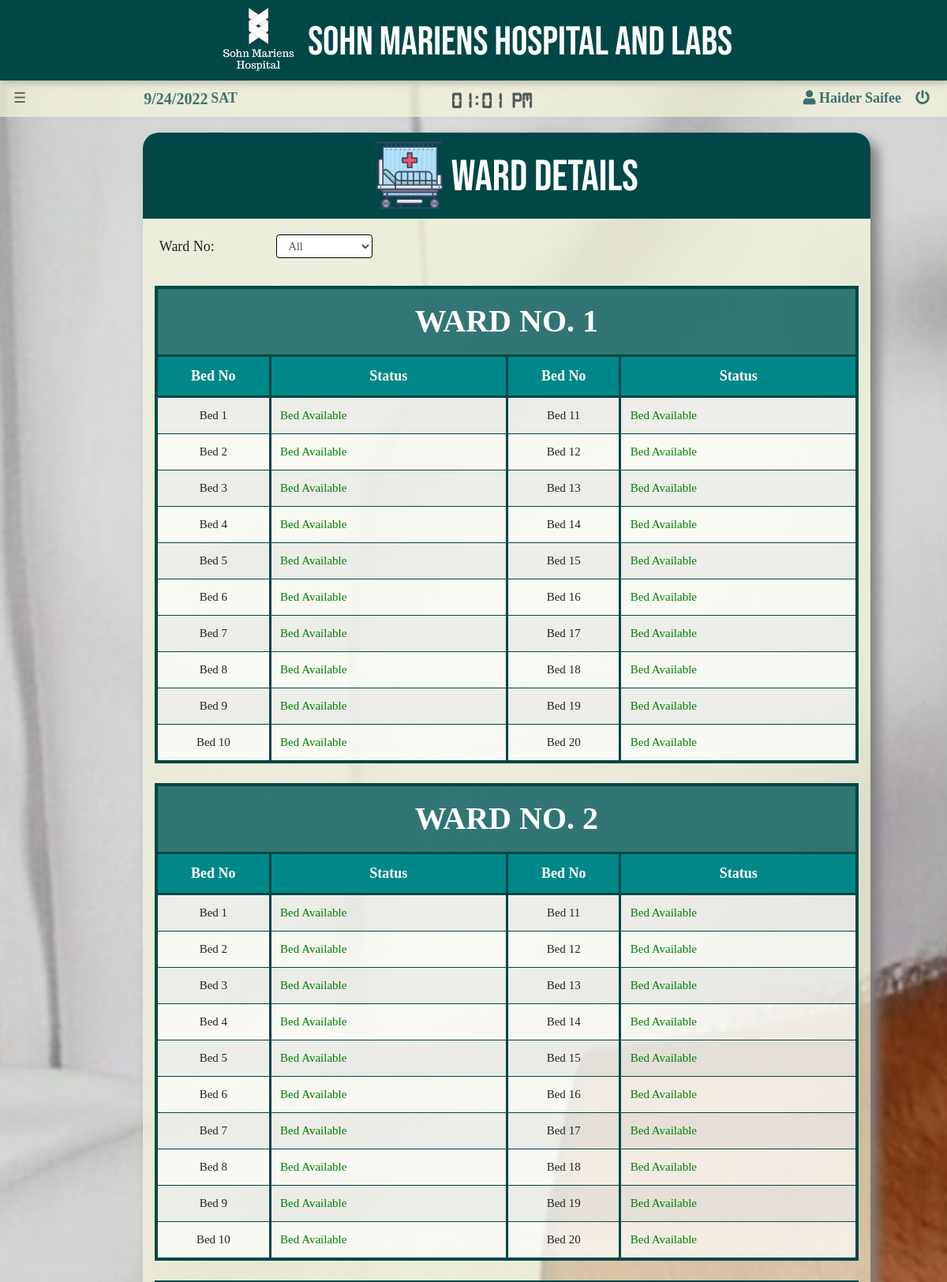
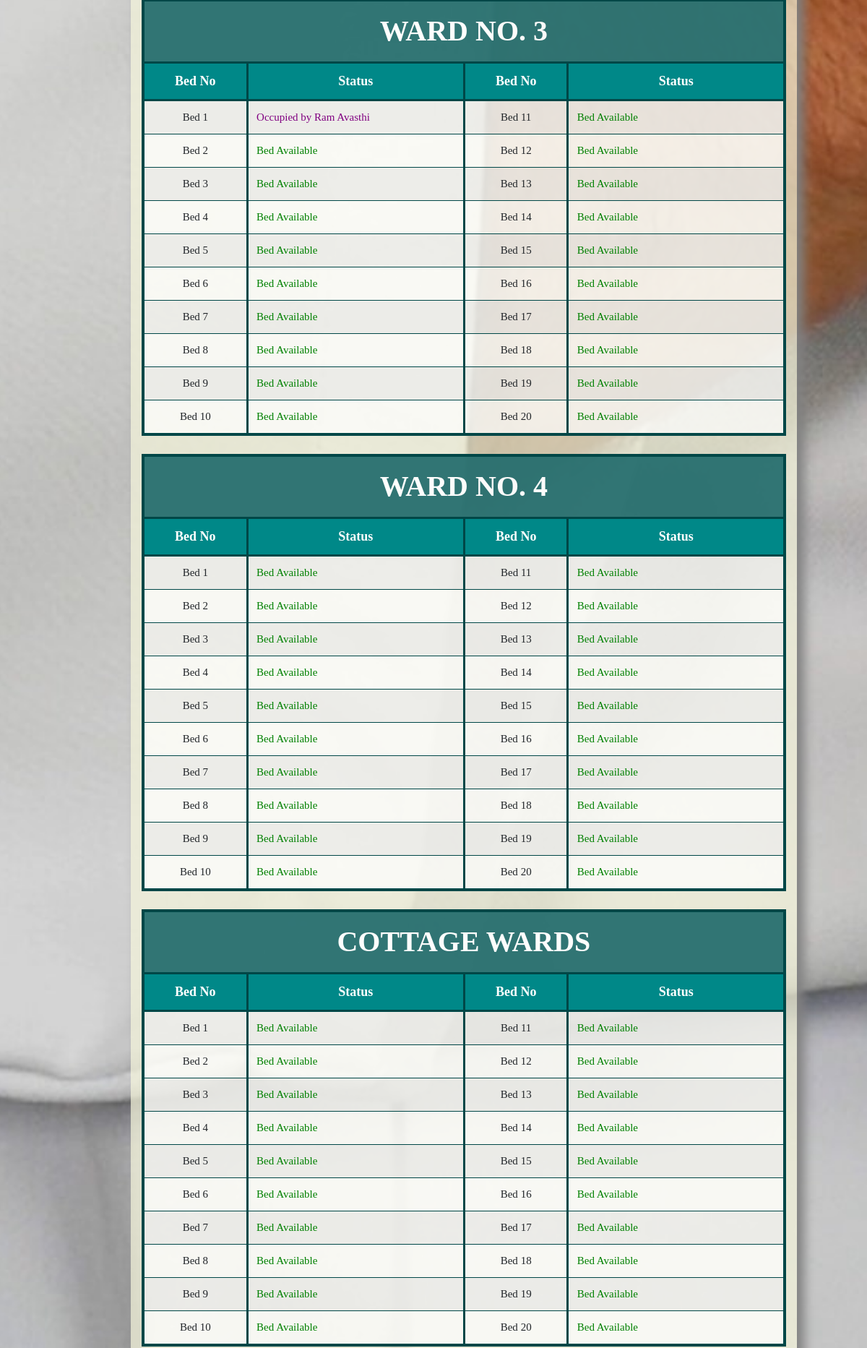
Screenshot of /Management/ward_details.php (signed in, upper part) with the database file from the repository (2 pictures, top to bottom).
### tables this page shows
CREATE TABLE `employee` (
  `ID` int(10) UNSIGNED NOT NULL,
  `name` varchar(111) NOT NULL,
  `fname` varchar(111) NOT NULL,
  `mname` varchar(111) NOT NULL,
  `gender` varchar(111) NOT NULL,
  `dob` date NOT NULL,
  `aadhar` varchar(250) NOT NULL,
  `photo` varchar(111) NOT NULL,
  `mob` varchar(111) NOT NULL,
  `mobb` varchar(111) NOT NULL,
  `email` varchar(111) NOT NULL,
  `r_address` varchar(200) NOT NULL,
  `p_address` varchar(200) NOT NULL,
  `board` varchar(7) NOT NULL,
  `school` varchar(50) NOT NULL,
  `xiipercent` float NOT NULL,
  `marksheet` varchar(111) NOT NULL,
  `diploma` varchar(50) NOT NULL,
  `dip_file` varchar(111) NOT NULL,
  `bac_deg_file` varchar(111) NOT NULL,
  `bac_clg` varchar(111) NOT NULL,
  `bac_deg_name` varchar(111) NOT NULL,
  `mas_deg_file` varchar(111) NOT NULL,
  `mas_clg` varchar(111) NOT NULL,
  `mas_deg_name` varchar(111) NOT NULL,
  `doc_file` varchar(111) NOT NULL,
  `doc_clg` varchar(111) NOT NULL,
  `spl` varchar(111) NOT NULL,
  `exp` varchar(20) NOT NULL,
  `lastjob` varchar(40) NOT NULL,
  `oname` varchar(111) NOT NULL,
  `pan` varchar(10) NOT NULL,
  `bname` varchar(300) NOT NULL,
  `acno` int(20) NOT NULL,
  `ifsc` varchar(60) NOT NULL,
  `dept_id` int(11) NOT NULL,
  `position` varchar(100) NOT NULL,
  `j_date` date NOT NULL,
  `salary` float NOT NULL,
  `hasaccount` tinyint(1) NOT NULL
);

CREATE TABLE `admit` (
  `pid` int(11) NOT NULL,
  `patid` int(11) NOT NULL,
  `pname` varchar(110) NOT NULL,
  `age` int(11) NOT NULL,
  `gender` varchar(100) NOT NULL,
  `ad_date` date NOT NULL,
  `ad_time` time NOT NULL,
  `department` int(11) NOT NULL,
  `doc_name` varchar(200) NOT NULL,
  `cname` varchar(200) NOT NULL,
  `rel` varchar(200) NOT NULL,
  `phno` varchar(15) NOT NULL,
  `mail` varchar(100) NOT NULL,
  `ward` varchar(100) NOT NULL,
  `bno` int(20) NOT NULL,
  `isadmit` tinyint(1) NOT NULL,
  `dis_date` date DEFAULT NULL,
  `dis_time` time NOT NULL,
  `vistag` tinyint(1) NOT NULL
);

### mydetails.php (the view, shortened to what this page needs)
<link rel="stylesheet" type="text/css" href="../styles/mydetails.css">

### Management/ward_details.php (shortened to what this page needs)
<!DOCTYPE html>
<html>
<head>
  <?php
    include ('../bootstrap.php');
    include ('../database_connect.php');
  ?>
  <link rel="stylesheet" type="text/css" href="../styles/ward_details.css">
</head>
<body>
	<header>
		<?php include 'header.php';?>
	</header>
	<main>
		<div class="container">
			<div class="row">
				<div class="col-lg-1"></div>
				<div class="col-12 col-sm-12 col-md-12 col-lg-11 table-body">
					<div class="row">
						<div class="heading col-sm-12">
							<img src="../images/ward.jpg" style="width: 88px;height: auto;"> Ward Details
						</div>
					</div>
					<div class="row form-inline" >
						<div class="col-4 col-sm-3 col-md-2 col-lg-2">
							<span class="label1">Ward No:</span>
						</div>
						<div class="col-4 col-sm-3">
							<select name="wno" id="wno" class="form-control w3-hover-light-gray" required style="height: 100%">
	                <option value="All">All</option>
	              </select>
						</div>
					</div>
					<div class="row">
						<div class="col-sm-12">
							<div id="area">
							<?php
								echo "<table class='table table-striped' >
								<thead>
									<tr>
										<th class=tname colspan=4>WARD NO. 1</th>
									</tr>
									<tr>
										<th>Bed No</th>
										<th  style='width:300px;'>Status</th>
										<th>Bed No</th>
										<th style='width:300px;'>Status</th>
									</tr>
								</thead>
								<tbody>";
			for($i=1;$i<=10;$i++)
			{
				echo "<tr>";
				echo "<td>Bed $i</td>";
				$r=mysqli_query($con,"select pname from admit where ward='Ward 1' and bno='$i' and isadmit='1'");
				if($row=mysqli_fetch_array($r))
					echo "<td style='text-align:left!important;color:purple'>Occupied by $row[0]</td>";
				else
					echo "<td style='text-align:left!important;color:green;'>Bed Available</td>";
				$x=$i+10;
				echo "<td>Bed $x</td>";
				$r=mysqli_query($con,"select pname from admit where ward='Ward 1' and bno='$x' and isadmit='1'");
				if($row=mysqli_fetch_array($r))
					echo "<td style='text-align:left!important;color:purple'>Occupied by $row[0]</td>";
				else
					echo "<td style='text-align:left!important;color:green;'>Bed Available</td>";
				echo "</tr>";
			}
			echo "</tbody></table>";
			echo "<table class='table table-striped' >
				<thead>
					<tr>
						<th class=tname colspan=4>WARD NO. 2</th>
					</tr>
					<tr>
						<th>Bed No</th>
						<th  style='width:300px;'>Status</th>
						<th>Bed No</th>
						<th style='width:300px;'>Status</th>
					</tr>
				</thead>
				<tbody>";
			for($i=1;$i<=10;$i++)
			{
				echo "<tr>";
				echo "<td>Bed $i</td>";
				$r=mysqli_query($con,"select pname from admit where ward='Ward 2' and bno='$i' and isadmit='1'");
				if($row=mysqli_fetch_array($r))
					echo "<td style='text-align:left!important;color:purple'>Occupied by $row[0]</td>";
				else
					echo "<td style='text-align:left!important;color:green;'>Bed Available</td>";
				$x=$i+10;
				echo "<td>Bed $x</td>";
				$r=mysqli_query($con,"select pname from admit where ward='Ward 2' and bno='$x' and isadmit='1'");
				if($row=mysqli_fetch_array($r))
					echo "<td style='text-align:left!important;color:purple'>Occupied by $row[0]</td>";
				else
					echo "<td style='text-align:left!important;color:green;'>Bed Available</td>";
				echo "</tr>";
			}
			echo "</tbody></table>";
			echo "<table class='table table-striped' >
				<thead>
					<tr>
						<th class=tname colspan=4>WARD NO. 3</th>
					</tr>
					<tr>
						<th>Bed No</th>
						<th  style='width:300px;'>Status</th>
						<th>Bed No</th>
						<th style='width:300px;'>Status</th>
					</tr>
				</thead>
				<tbody>";
			for($i=1;$i<=10;$i++)
			{
				echo "<tr>";
				echo "<td>Bed $i</td>";
				$r=mysqli_query($con,"select pname from admit where ward='Ward 3' and bno='$i' and isadmit='1'");
				if($row=mysqli_fetch_array($r))
					echo "<td style='text-align:left!important;color:purple'>Occupied by $row[0]</td>";
				else
					echo "<td style='text-align:left!important;color:green;'>Bed Available</td>";
				$x=$i+10;
				echo "<td>Bed $x</td>";
				$r=mysqli_query($con,"select pname from admit where ward='Ward 3' and bno='$x' and isadmit='1'");
				if($row=mysqli_fetch_array($r))
					echo "<td style='text-align:left!important;color:purple'>Occupied by $row[0]</td>";
				else
					echo "<td style='text-align:left!important;color:green;'>Bed Available</td>";
				echo "</tr>";
			}
			echo "</tbody></table>";
			echo "<table class='table table-striped' >
				<thead>
					<tr>
						<th class=tname colspan=4>WARD NO. 4</th>
					</tr>
					<tr>
						<th>Bed No</th>
						<th  style='width:300px;'>Status</th>
						<th>Bed No</th>
						<th style='width:300px;'>Status</th>
					</tr>
				</thead>
				<tbody>";
			for($i=1;$i<=10;$i++)
			{
				echo "<tr>";
				echo "<td>Bed $i</td>";
				$r=mysqli_query($con,"select pname from admit where ward='Ward 4' and bno='$i' and isadmit='1'");
				if($row=mysqli_fetch_array($r))
					echo "<td style='text-align:left!important;color:purple'>Occupied by $row[0]</td>";
				else
					echo "<td style='text-align:left!important;color:green;'>Bed Available</td>";
				$x=$i+10;
				echo "<td>Bed $x</td>";
				$r=mysqli_query($con,"select pname from admit where ward='Ward 4' and bno='$x' and isadmit='1'");
				if($row=mysqli_fetch_array($r))
					echo "<td style='text-align:left!important;color:purple'>Occupied by $row[0]</td>";
				else
					echo "<td style='text-align:left!important;color:green;'>Bed Available</td>";
				echo "</tr>";
			}
			echo "</tbody></table>";
			echo "<table class='table table-striped' >
				<thead>
					<tr>
						<th class=tname colspan=4>COTTAGE WARDS</th>
					</tr>
					<tr>
						<th>Bed No</th>
						<th  style='width:300px;'>Status</th>
						<th>Bed No</th>
						<th style='width:300px;'>Status</th>
					</tr>
				</thead>
				<tbody>";
			for($i=1;$i<=10;$i++)
			{
				echo "<tr>";
				echo "<td>Bed $i</td>";
				$r=mysqli_query($con,"select pname from admit where ward='Cottage Wards' and bno='$i' and isadmit='1'");
				if($row=mysqli_fetch_array($r))
					echo "<td style='text-align:left!important;color:purple'>Occupied by $row[0]</td>";
				else
					echo "<td style='text-align:left!important;color:green;'>Bed Available</td>";
				$x=$i+10;
				echo "<td>Bed $x</td>";
				$r=mysqli_query($con,"select pname from admit where ward='Cottage Wards' and bno='$x' and isadmit='1'");
				if($row=mysqli_fetch_array($r))
					echo "<td style='text-align:left!important;color:purple'>Occupied by $row[0]</td>";
				else
					echo "<td style='text-align:left!important;color:green;'>Bed Available</td>";
				echo "</tr>";
			}
			echo "</tbody></table>";
?>
						</div>
					</div>
				</div>
				</div>
			</div>
		</div>
	</main>
</body>
</html>
<?php include '../mydetails.php';?>

### Management/header.php (shortened to what this page needs)
<link rel="stylesheet" type="text/css" href="../styles/header.css">
<?php
    include ('../database_connect.php');
    $eid=$_SESSION["eid"];
    $r=mysqli_query($con,"select name from employee where id='$eid'");
  ?>
  <div class="hname">
    <img id="logo" src="../images/logo.png" style="width: 120px;height: auto;"> SOHN MARIENS HOSPITAL AND LABS
  </div>
<div class="sb">
  <table>
    <tr>
      <td><button class="w3-button w3-large" onclick="w3_open()">☰</button></td>
      <td id="dc" style="width: 480px;text-align: center;"><span id="date"></span> <span id="day"></span></td>
      <td id="cc" style="width: 570px;text-align: center;"><span id="clock">00:00:00</span></td>
      <td id="uname"><?php if($row=mysqli_fetch_array($r)) echo "<span id='user-name'><i class='fas fa-user'></i>  $row[0]</span>"; ?></td>
      <td class="logout" ><button title="Logout" class="w3-button w3-xlarge" id="lo" onclick="location.href='../logout.php'"><i class="fas fa-power-off"></i> </button></td>
    </tr>
  </table>
</div>

### styles/w3.css (style rules this page uses)
html { box-sizing:border-box }
*,*:before,*:after { box-sizing:inherit }
html { -ms-text-size-adjust:100%;-webkit-text-size-adjust:100% }
body { margin:0 }
article,aside,details,figcaption,figure,footer,header,main,menu,nav,section { display:block }
img { border-style:none }
button,input,select,textarea,optgroup { font:inherit;margin:0 }
button,input { overflow:visible }
button,select { text-transform:none }
button,[type=button],[type=reset],[type=submit] { -webkit-appearance:button }
html,body { font-family:Verdana,sans-serif;font-size:15px;line-height:1.5 }
html { overflow-x:hidden }
img { vertical-align:middle }
.w3-btn,.w3-button { border:none;display:inline-block;padding:8px 16px;vertical-align:middle;overflow:hidden;text-decoration:none;color:inherit;background-color:inherit;text-align:center;cursor:pointer;white-space:nowrap }
.w3-btn,.w3-button { -webkit-touch-callout:none;-webkit-user-select:none;-khtml-user-select:none;-moz-user-select:none;-ms-user-select:none;user-select:none }
.w3-large { font-size:18px!important }
.w3-xlarge { font-size:24px!important }

### styles/ward_details.css (style rules this page uses)
@media (min-width: 576px) { .container { max-width: 94vw; } }
@media (min-width: 576px) { #area { overflow-x: scroll!important; } }
@media (min-width: 576px) { #area table { width: 150%!important; } }
@media (min-width: 768px) { .container { max-width: 92vw; } }
@media (min-width: 768px) { #area { overflow-x: scroll!important; } }
@media (min-width: 768px) { #area table { width: 120%!important; } }
@media (min-width: 992px) { .container { max-width: 95vw; } }
@media (min-width: 992px) { #area { overflow-x: scroll!important; } }
@media (min-width: 992px) { #area table { width: 100%!important; } }
@media (min-width: 1200px) { .container { max-width: 1000px; } }
@media (min-width: 1200px) { #area { overflow-x: hidden!important; } }
@media (min-width: 1200px) { #area table { width: 100%!important; } }
.table-body { margin-top:20px; margin-bottom:70px; padding-bottom:20px; background-color: rgba(245,245,220,0.7); box-shadow: 10px 10px 15px grey; }
.label1 { font-size: 18px; font-family:for_label1; margin-left: 6px; }
.heading { text-align: center; padding-top: 0px; vertical-align: middle; padding-top: 10px; padding-bottom: 10px; margin-bottom: 20px; font-size:55px; font-family: for_heading; background-color: rgb(0,71,71); color:white; }
#area { padding-top: 10px; padding-bottom: 10px; }
select { border:1px solid black!important; font-size: 14px!important; }
#area table { margin-top:25px!important; margin: auto; width: 1000px; border-collapse: collapse!important; border:4px solid rgb(0,71,71); background-color: rgba(255,255,255,0.7)!important; }
#area th { text-align: center; border-bottom: 3px solid rgb(0,71,71); color:white; font-family: for_label1; border-right: 3px solid rgb(0,71,71); font-size: 18px; background-color: #008888; }
#area td { text-align:center; border-right: 3px solid rgb(0,71,71); border-bottom: 0.5px solid rgb(0,71,71); vertical-align: middle; }
.tname { background-color: #005555!important; box-shadow: : 10px 10px 10px black!important; opacity:0.8!important; font-family: for_label1!important; font-size: 40px!important; }

### rows the page displays
employee: name "Haider Saifee"
admit: pname "Ram Avasthi", x "11"

### other values shown
$x "11"
$x "12"
$x "13"
$x "14"
$x "15"
$x "16"
$x "17"
$x "18"
$x "19"
$x "20"
